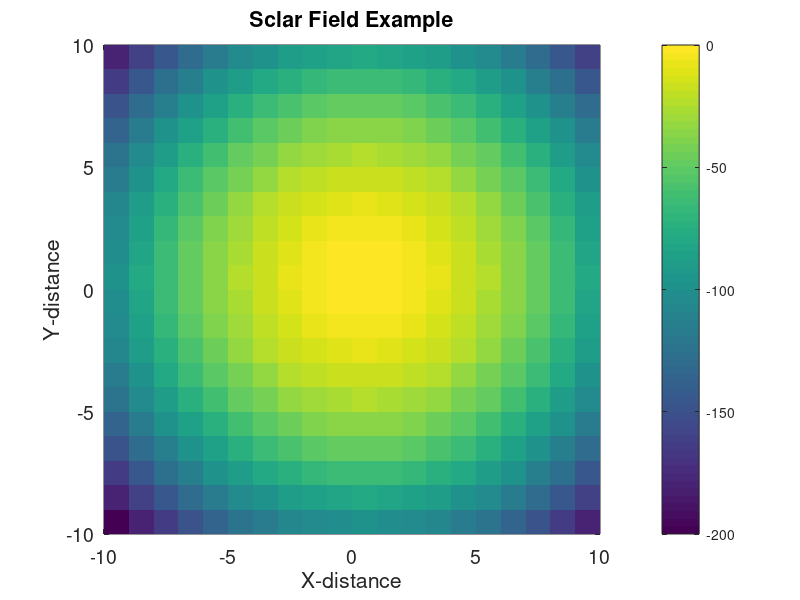
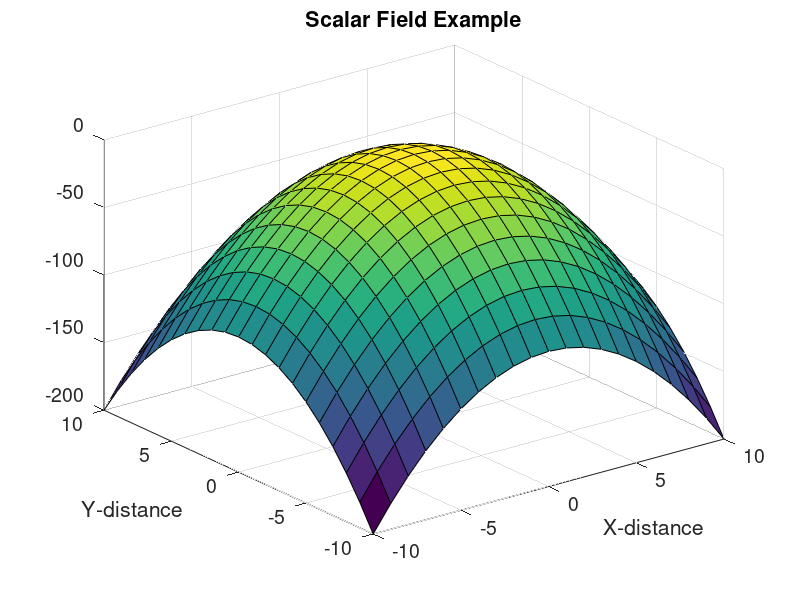
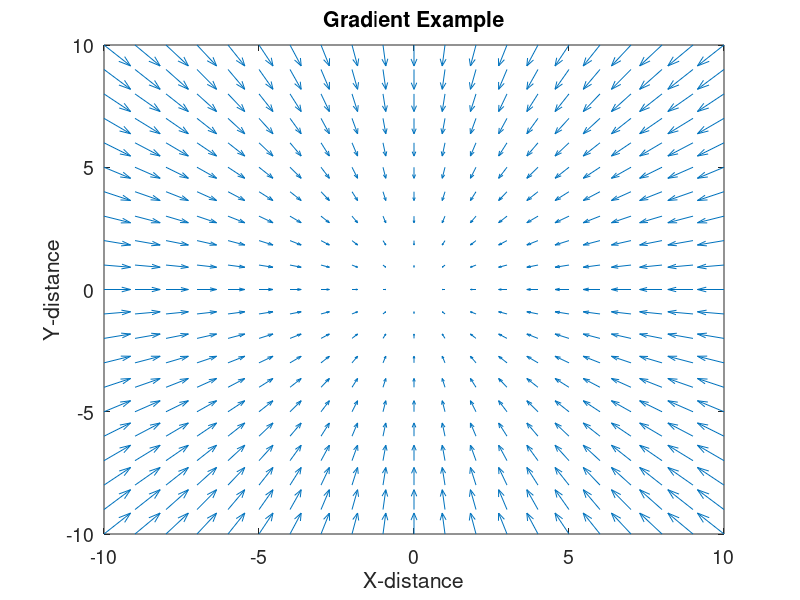

Write MATLAB code to recreate these figures, in order.
[x,y] = meshgrid([-10:1:10],[-10:1:10]);
z = -(x.^2 + y.^2);
figure
pcolor(x,y,z);shading('flat');colorbar
set(gca,'Fontsize',14)
title('Sclar Field Example')
xlabel('X-distance')
ylabel('Y-distance')
%note, you can also use surf if you want a 3D looking plot
figure
surf(x,y,z);
set(gca,'Fontsize',14)
title('Scalar Field Example')
xlabel('X-distance')
ylabel('Y-distance')
[px,py] = gradient(z,1,1);
figure
quiver(x,y,px,py)
set(gca,'Fontsize',14)
title('Gradient Example')
xlabel('X-distance')
ylabel('Y-distance')